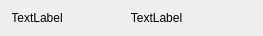
<?xml version="1.0" encoding="UTF-8"?>
<ui version="4.0">
 <class>ScoreItem</class>
 <widget class="qMRMLWidget" name="ScoreItem">
  <property name="geometry">
   <rect>
    <x>0</x>
    <y>0</y>
    <width>263</width>
    <height>36</height>
   </rect>
  </property>
  <property name="styleSheet">
   <string notr="true"/>
  </property>
  <layout class="QVBoxLayout" name="verticalLayout">
   <property name="leftMargin">
    <number>12</number>
   </property>
   <property name="topMargin">
    <number>0</number>
   </property>
   <property name="rightMargin">
    <number>12</number>
   </property>
   <property name="bottomMargin">
    <number>0</number>
   </property>
   <item>
    <widget class="QWidget" name="widget" native="true">
     <property name="maximumSize">
      <size>
       <width>16777215</width>
       <height>50</height>
      </size>
     </property>
     <property name="styleSheet">
      <string notr="true"/>
     </property>
     <layout class="QHBoxLayout" name="horizontalLayout" stretch="0,0">
      <property name="spacing">
       <number>0</number>
      </property>
      <property name="leftMargin">
       <number>0</number>
      </property>
      <property name="topMargin">
       <number>0</number>
      </property>
      <property name="rightMargin">
       <number>0</number>
      </property>
      <property name="bottomMargin">
       <number>0</number>
      </property>
      <item>
       <widget class="QLabel" name="lblScore">
        <property name="maximumSize">
         <size>
          <width>50</width>
          <height>16777215</height>
         </size>
        </property>
        <property name="text">
         <string>TextLabel</string>
        </property>
        <property name="alignment">
         <set>Qt::AlignCenter</set>
        </property>
       </widget>
      </item>
      <item>
       <widget class="QLabel" name="lblTime">
        <property name="text">
         <string>TextLabel</string>
        </property>
        <property name="alignment">
         <set>Qt::AlignCenter</set>
        </property>
       </widget>
      </item>
     </layout>
    </widget>
   </item>
  </layout>
 </widget>
 <customwidgets>
  <customwidget>
   <class>qMRMLWidget</class>
   <extends>QWidget</extends>
   <header>qMRMLWidget.h</header>
   <container>1</container>
  </customwidget>
 </customwidgets>
 <resources/>
 <connections/>
</ui>
